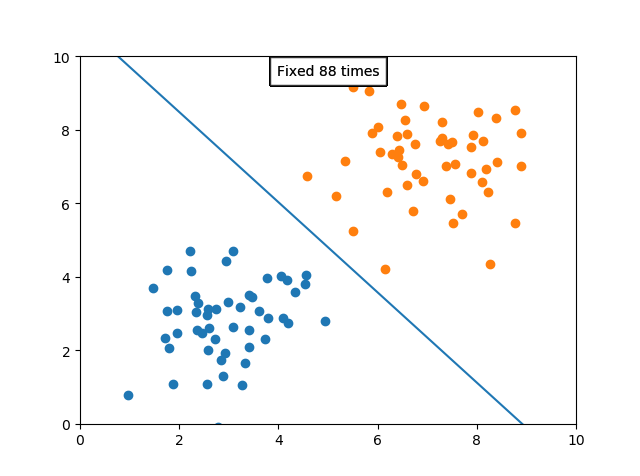

This figure's Python source:
import numpy as np
import matplotlib.pyplot as plt
import matplotlib.animation as animation

# PLA原始形式实现，X为数据集，y为X对应的标记，y在{-1,,1}中取值
def PLA(X, y, learning_rate = 0.1):
    # 获取数据的维度，n为样本个数，d为样本维度
    n, d = X.shape
    # 初始化权重，前d位为x的系数，最后一位为截距
    weights = np.array([np.random.rand() for i in range(0, d+1)])
    # 用于记录权重向量
    weights_record = []
    weights_record.append(weights.copy())
    steps = 0
    # 算法主体
    while True:
        # 标记这一轮循环是否存在错误分类的样本点
        miss_exist = False
        # 1.遍历样本点
        # 2.判断是否错误分类
        # 3.如果错误分类，将“存在错误”标记置为True，同时利用w←w+η*y[i]*x[i]，b←b+η*y[i]修正，此处将两个式子合为一个表达式，直到该样本点正确分类
        # 4.修正完毕后返回步骤1
        for i in range(0, n):
            while sgn(y[i]*(weights[0:-1].dot(X[i,:])+weights[-1])) == -1:
                miss_exist = True
                weights = weights + learning_rate*y[i]*np.append(X[i,:],1)
                weights_record.append(weights.copy())
                steps += 1
                print('第'+str(steps)+'次修正，w=：'+str(weights[0:-1])+'，b='+str(weights[-1]))
            if miss_exist:
                continue
        # 遍历完毕且没有错误分类点，完成算法
        if not miss_exist:
            break
    return weights, weights_record

# sgn函数
def sgn(num):
    return 1 if num>0 else -1

# 调试数据
# X = np.array([[1, 3], [2, -1], [2, 0], [0.2, 1], [3, 1.5]])
# y = np.array([1, -1, 1, 1, -1])


# 测试数据为100个样本点，其中前五十个为均值为[3, 3]的正态分布样本点，标记为-1，后五十个为均值为[7, 7]的正态分布样本点，标记为1，协方差为[[1,0],[0,1]]，数据集极大概率线性可分
mean1=[3,3]
cov1=[[1,0],[0,1]]
mean2=[7,7]
cov2=[[1,0],[0,1]]
X1=np.random.multivariate_normal(mean1,cov1,50)
X2=np.random.multivariate_normal(mean2,cov2,50)
X = np.row_stack((X1,X2))
y = np.ones(100)
y[0:50] = -1
# 绘制样本集
fig, ax = plt.subplots()
plt.scatter(X1[:,0],X1[:,1])
plt.scatter(X2[:,0],X2[:,1])

#PLA算法求系数
weights, weights_record = PLA(X, y, 1)
x_range = np.arange(0,10,0.01)

line, = ax.plot([], [], color='red', animated=False)

# 动画初始化
def init():
    ax.set_xlim(0,10)
    ax.set_ylim(0,10)
    return line,

# 动画帧，展示更新次数和线条 
def animate(i):
    if i >= len(weights_record):
        title = ax.text(0.5,0.95, 'Fixed '+str(len(weights_record)-1)+' times', bbox={'facecolor':'w', 'alpha':0.5, 'pad':5},transform=ax.transAxes, ha="center") 
        return [line]+[title]
    weights = weights_record[i]
    title = ax.text(0.5,0.95, 'Fixed '+str(i)+' times', bbox={'facecolor':'w', 'alpha':0.5, 'pad':5},transform=ax.transAxes, ha="center") 
    if(weights[1]!=0.0):
        line.set_ydata((-weights[0]*x_range-weights[2])/weights[1])
    else:
        line.set_data(-weights[2]/weights[0],np.arange(-5,5,0.01))  # update the data.
    return [line]+[title]

ani = animation.FuncAnimation(fig, animate, init_func=init, interval=10, blit=True)
line, = ax.plot(x_range, (-weights[0]*x_range-weights[2])/weights[1])
plt.show()
